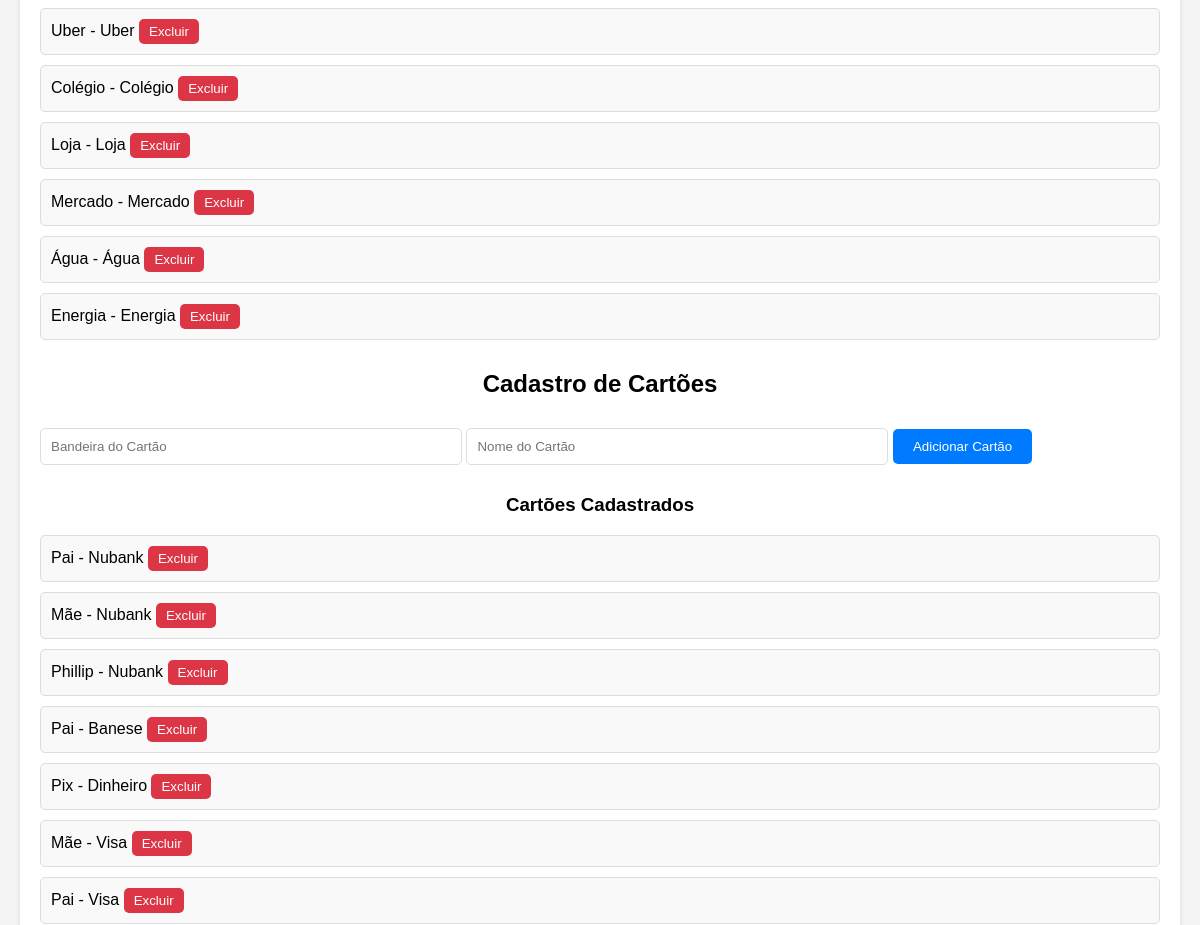
Page /cadastros (signed in, middle part) on the earlier database version.
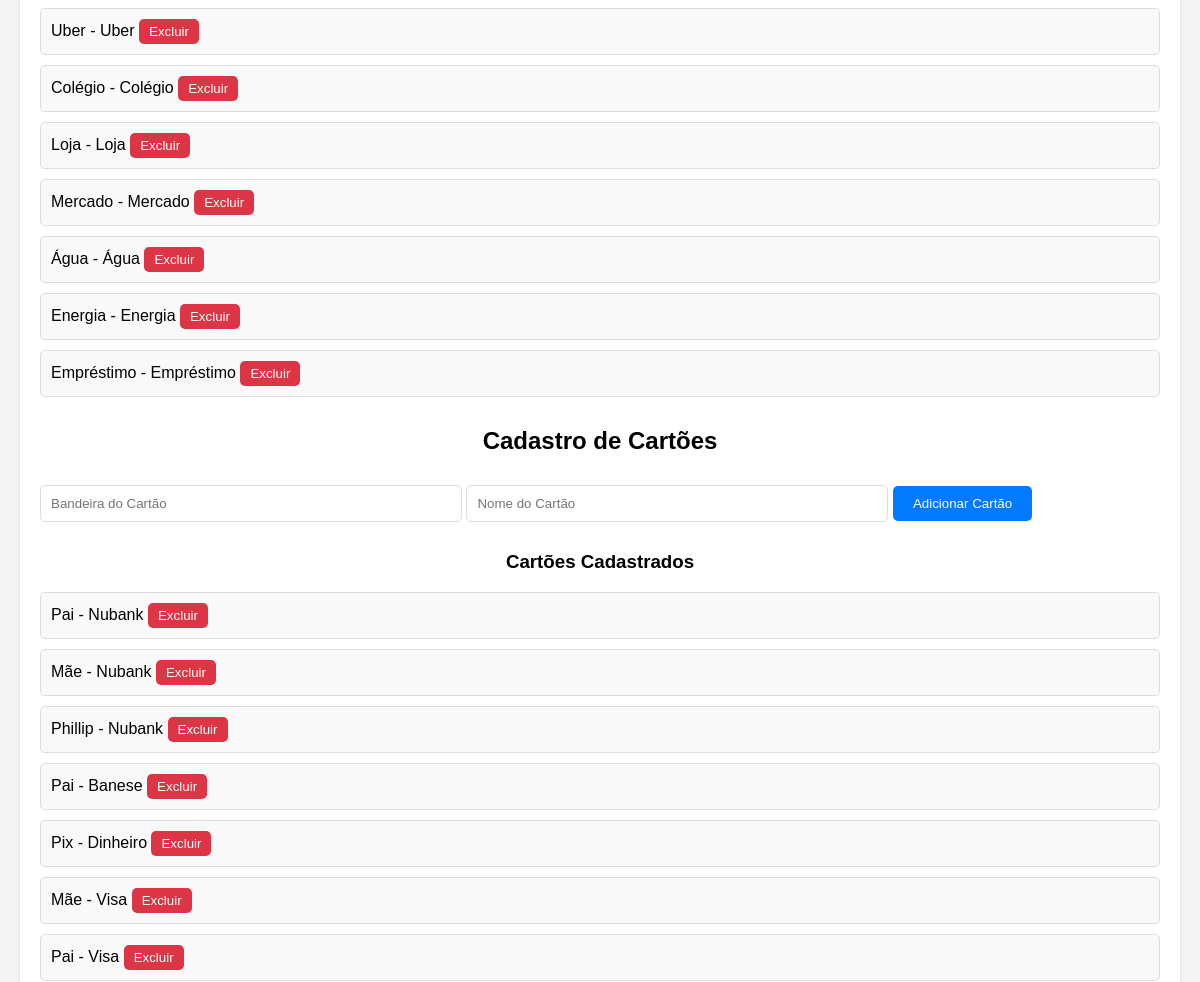
Same page on the later database version.
### tables this page shows
CREATE TABLE categorias (
        id INTEGER PRIMARY KEY AUTOINCREMENT,
        nome TEXT NOT NULL,
        descricao TEXT
    );

CREATE TABLE cartoes (
        id INTEGER PRIMARY KEY AUTOINCREMENT,
        nome TEXT NOT NULL,
        bandeira TEXT
    );

### app.py (the view, shortened to what this page needs)
@app.route('/cadastros', methods=['GET', 'POST'])
def cadastros():
    if 'usuario' not in session:
        return redirect(url_for('login'))
    conn = get_db_connection()
    cursor = conn.cursor()
    cursor.execute('SELECT * FROM categorias')
    categorias = cursor.fetchall()
    cursor.execute('SELECT * FROM cartoes')
    cartoes = cursor.fetchall()
    cursor.execute('SELECT * FROM usuarios')
    usuarios = cursor.fetchall()
    conn.close()
    return render_template('cadastros.html',
                           categorias=categorias,
                           cartoes=cartoes,
                           usuarios=usuarios,
                           usuario=session['usuario'])

### app.py (called while the page is built)
def get_db_connection():
    conn = sqlite3.connect('database.db')
    conn.row_factory = sqlite3.Row
    return conn

### templates/cadastros.html (shortened to what this page needs)
<!DOCTYPE html>
<html lang="pt-br">
<head>
    <link rel="stylesheet" href="{{ url_for('static', filename='style_cadastros.css') }}">
</head>
<body>
    <div class="container">
        <section class="form-section">
            <ul>
                {% for categoria in categorias %}
                    <li>
                        {{ categoria['nome'] }} - {{ categoria['descricao'] }}
                        <form method="post" style="display:inline;">
                            <button type="submit" name="excluir_categoria" class="btn-excluir">Excluir</button>
                        </form>
                    </li>
                {% endfor %}
            </ul>
        </section>
        <section class="form-section">
            <h2>Cadastro de Cartões</h2>
            <form method="post" class="form">
                <input type="text" name="bandeira_cartao" placeholder="Bandeira do Cartão" required>
                <input type="text" name="cartao" placeholder="Nome do Cartão" required>
                <button type="submit" name="add_cartao">Adicionar Cartão</button>
            </form>
            <h3>Cartões Cadastrados</h3>
            <ul>
                {% for cartao in cartoes %}
                    <li>
                        {{ cartao['nome'] }} - {{ cartao['bandeira'] }}
                        <form method="post" style="display:inline;">
                            <button type="submit" name="excluir_cartao" class="btn-excluir">Excluir</button>
                        </form>
                    </li>
                {% endfor %}
            </ul>
        </section>
    </div>
</body>
</html>

Differences in the rows shown:
added categorias: nome "Empréstimo", descricao "Empréstimo"
